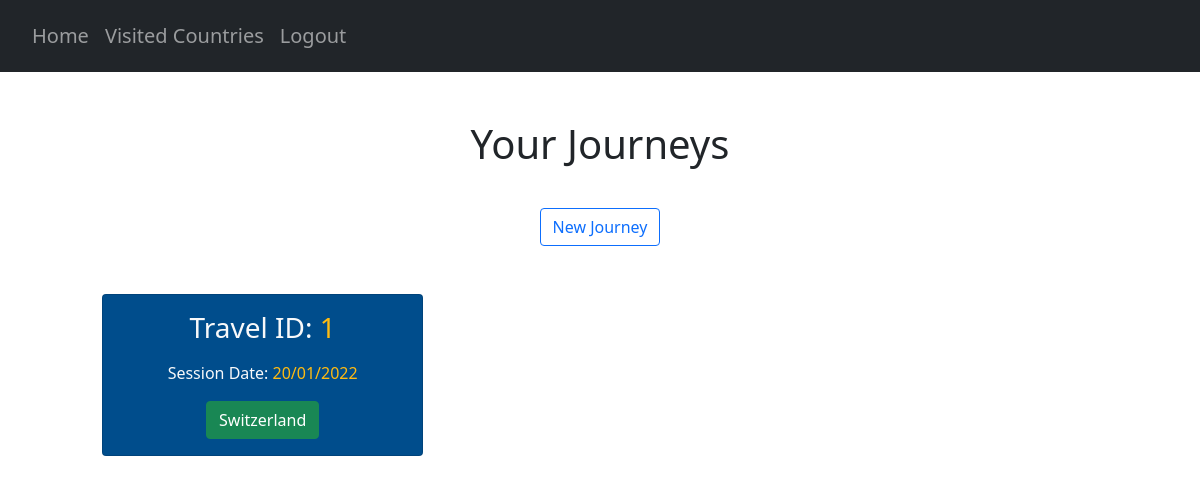
Screenshot of /journeys (signed in) with the database file from the repository.
### website/models.py (models this page shows)
class Country(db.Model):
    country_code = db.Column(db.String(3), primary_key=True)
    country_name = db.Column(db.String(150), unique=True)

### website/views.py (the view)
@views.route("/journeys", methods=["GET"])
@login_required
def journey():
    countries = Country.query.all()
    AllCountries = {}
    for country in countries:
        AllCountries[country.country_code] = country.country_name
    x = select(UserTravelScore)\
            .where(UserTravelScore.user_id == current_user.id)
    result = db.session.connection().execute(x)
    result = result.fetchall()
    travel_sessions = []
    for travel in result:
        num_country_scores = 0
        travelID = travel[1]
        dateAdded = travel[2]
        dateString = dateAdded.strftime("%d/%m/%Y")
        countries_X = select(UserCountryScore)\
            .where(UserCountryScore.user_id == current_user.id, UserCountryScore.travel_id == travelID)
        result_countries = db.session.connection().execute(countries_X)
        result_travels = result_countries.fetchall()
        if result_travels == []:
            travel_sessions.append((travelID, dateString, {'Status': 'Incomplete'}))
        else:
            for country_score in result_travels:
                num_country_scores += 1
            if num_country_scores == 197:
                country_scores_x = select(UserCountryScore)\
                    .where(UserCountryScore.user_id == current_user.id, UserCountryScore.travel_id == travelID)\
                    .order_by(UserCountryScore.total_score.desc())
                result_best_countries = db.session.connection().execute(country_scores_x)
                result_all_countries = result_best_countries.fetchall()
                result_top_country = result_all_countries[0][2]
                country_codes_to_filter = []
                for result in result_all_countries:
                    country_codes_to_filter.append(result[2])
                filtered_country_codes = filterPrevCountries(country_codes_to_filter, travelID)
                top_filtered_country_code = filtered_country_codes[0]
                top_country_name = AllCountries[top_filtered_country_code]
                travel_sessions.append((travelID, dateString, {'Top Country': top_country_name}))
            else:
                print("Incomplete - possible server error")
                travel_sessions.append((travelID, dateString, {'Status': 'Incomplete'}))
    return render_template("journeys.html", user=current_user, journeys=travel_sessions)

### website/__init__.py (called while the page is built)
def create_app():
    app = Flask(__name__)
    app.config['SECRET_KEY'] = 'pog'
    app.config['SQLALCHEMY_DATABASE_URI'] = f'sqlite:///{DB_NAME}'
    db.init_app(app)
    from .views import views
    from .auth import auth
    app.register_blueprint(views, url_prefix='/')
    app.register_blueprint(auth, url_prefix='/')
    from .models import User, Country, UserCountry, Safety, Cost, CulturalValue, CovidRestrictions
    create_database(app)
    login_manager = LoginManager()
    login_manager.login_view = 'auth.login'
    login_manager.init_app(app)
    @login_manager.user_loader
    def load_user(id):
        return User.query.get(int(id))
    return app

### website/questionHandler.py (called while the page is built)
def doesUserWantThisCountry(countryCode):
    countries = UserCountry.query.all()
    users_countries = []
    for country in countries:
        if country.user_id == current_user.id:
            users_countries.append(country.country_code)
    for country in users_countries:
        if countryCode in users_countries:
            return True
        else:
            return False

def filterPrevCountries(codes, travelID):
    try:
        current_travel = UserTravelScore.query.get((current_user.id, travelID))
    except (sqlite3.IntegrityError, sqlalchemy.exc.IntegrityError) as e:
        print(e)
    prev_countries = getattr(current_travel, "prev_countries")
    if prev_countries == True:
        return codes
    else:
        suggestionsStream = filter(lambda x:not(doesUserWantThisCountry(x)), codes)
        suggestionsStream = list(suggestionsStream)
        return suggestionsStream

### website/templates/journeys.html (shortened to what this page needs)
{% extends "base.html" %} {% block title %}Journeys{% endblock %}
{% block content %}
<div class="container pt-5">
      <h1 align="center">Your Journeys</h1>
</div>
<div class="container pt-3" align="center">
    <button type="submit" class="btn btn-outline-primary mt-3 newJourney">New Journey</button>
</div>
<section class="p-5">
    <div class="container">
        <div class="row text-center g-3">
            {% for travel in journeys %}
            {% for journeyS, journeyT in travel[2].items() %}
            <div class="col-4">
                <div class="card cardTravel text-light">
                    <div class="card-body text-center">
                        <h3 class="card-title mb-3">
                            Travel ID: <span style="color:#ffbb11">{{ travel[0] }}</span>
                        </h3>
                        <p class="card-text">
                            Session Date: <span style="color:#ffbb11">{{ travel[1] }}</span>
                        </p>
                        {% if journeyT == "Incomplete" %}
                        <button class="btn btn-danger travel" id="{{ travel[0] }}">Incomplete</button>
                        {% else %}
                        <button class="btn btn-success travel" id="{{ travel[0] }}">{{ journeyT }}</button>
                        {% endif %}
                    </div>
                </div>
            </div>
            {% endfor %}
            {% endfor %}
        </div>
    </div>
</section>
{% endblock %}

### website/static/extra.css (style rules this page uses)
.cardTravel { background-color: #004d8c; }

### rows the page displays
Country: travel "1", travel "20/01/2022", country_name "Switzerland"
